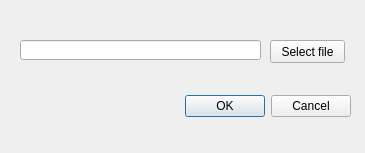
<?xml version="1.0" encoding="UTF-8"?>
<ui version="4.0">
 <class>Dialog</class>
 <widget class="QDialog" name="Dialog">
  <property name="geometry">
   <rect>
    <x>0</x>
    <y>0</y>
    <width>365</width>
    <height>153</height>
   </rect>
  </property>
  <property name="windowTitle">
   <string>Dialog</string>
  </property>
  <widget class="QDialogButtonBox" name="buttonBox">
   <property name="geometry">
    <rect>
     <x>10</x>
     <y>90</y>
     <width>341</width>
     <height>32</height>
    </rect>
   </property>
   <property name="orientation">
    <enum>Qt::Horizontal</enum>
   </property>
   <property name="standardButtons">
    <set>QDialogButtonBox::Cancel|QDialogButtonBox::Ok</set>
   </property>
  </widget>
  <widget class="QPushButton" name="buttonSelectFile">
   <property name="geometry">
    <rect>
     <x>270</x>
     <y>40</y>
     <width>75</width>
     <height>23</height>
    </rect>
   </property>
   <property name="text">
    <string>Select file</string>
   </property>
  </widget>
  <widget class="QLineEdit" name="linePath">
   <property name="geometry">
    <rect>
     <x>20</x>
     <y>40</y>
     <width>241</width>
     <height>20</height>
    </rect>
   </property>
   <property name="readOnly">
    <bool>true</bool>
   </property>
  </widget>
 </widget>
 <resources/>
 <connections>
  <connection>
   <sender>buttonBox</sender>
   <signal>accepted()</signal>
   <receiver>Dialog</receiver>
   <slot>accept()</slot>
   <hints>
    <hint type="sourcelabel">
     <x>248</x>
     <y>254</y>
    </hint>
    <hint type="destinationlabel">
     <x>157</x>
     <y>274</y>
    </hint>
   </hints>
  </connection>
  <connection>
   <sender>buttonBox</sender>
   <signal>rejected()</signal>
   <receiver>Dialog</receiver>
   <slot>reject()</slot>
   <hints>
    <hint type="sourcelabel">
     <x>316</x>
     <y>260</y>
    </hint>
    <hint type="destinationlabel">
     <x>286</x>
     <y>274</y>
    </hint>
   </hints>
  </connection>
 </connections>
</ui>
